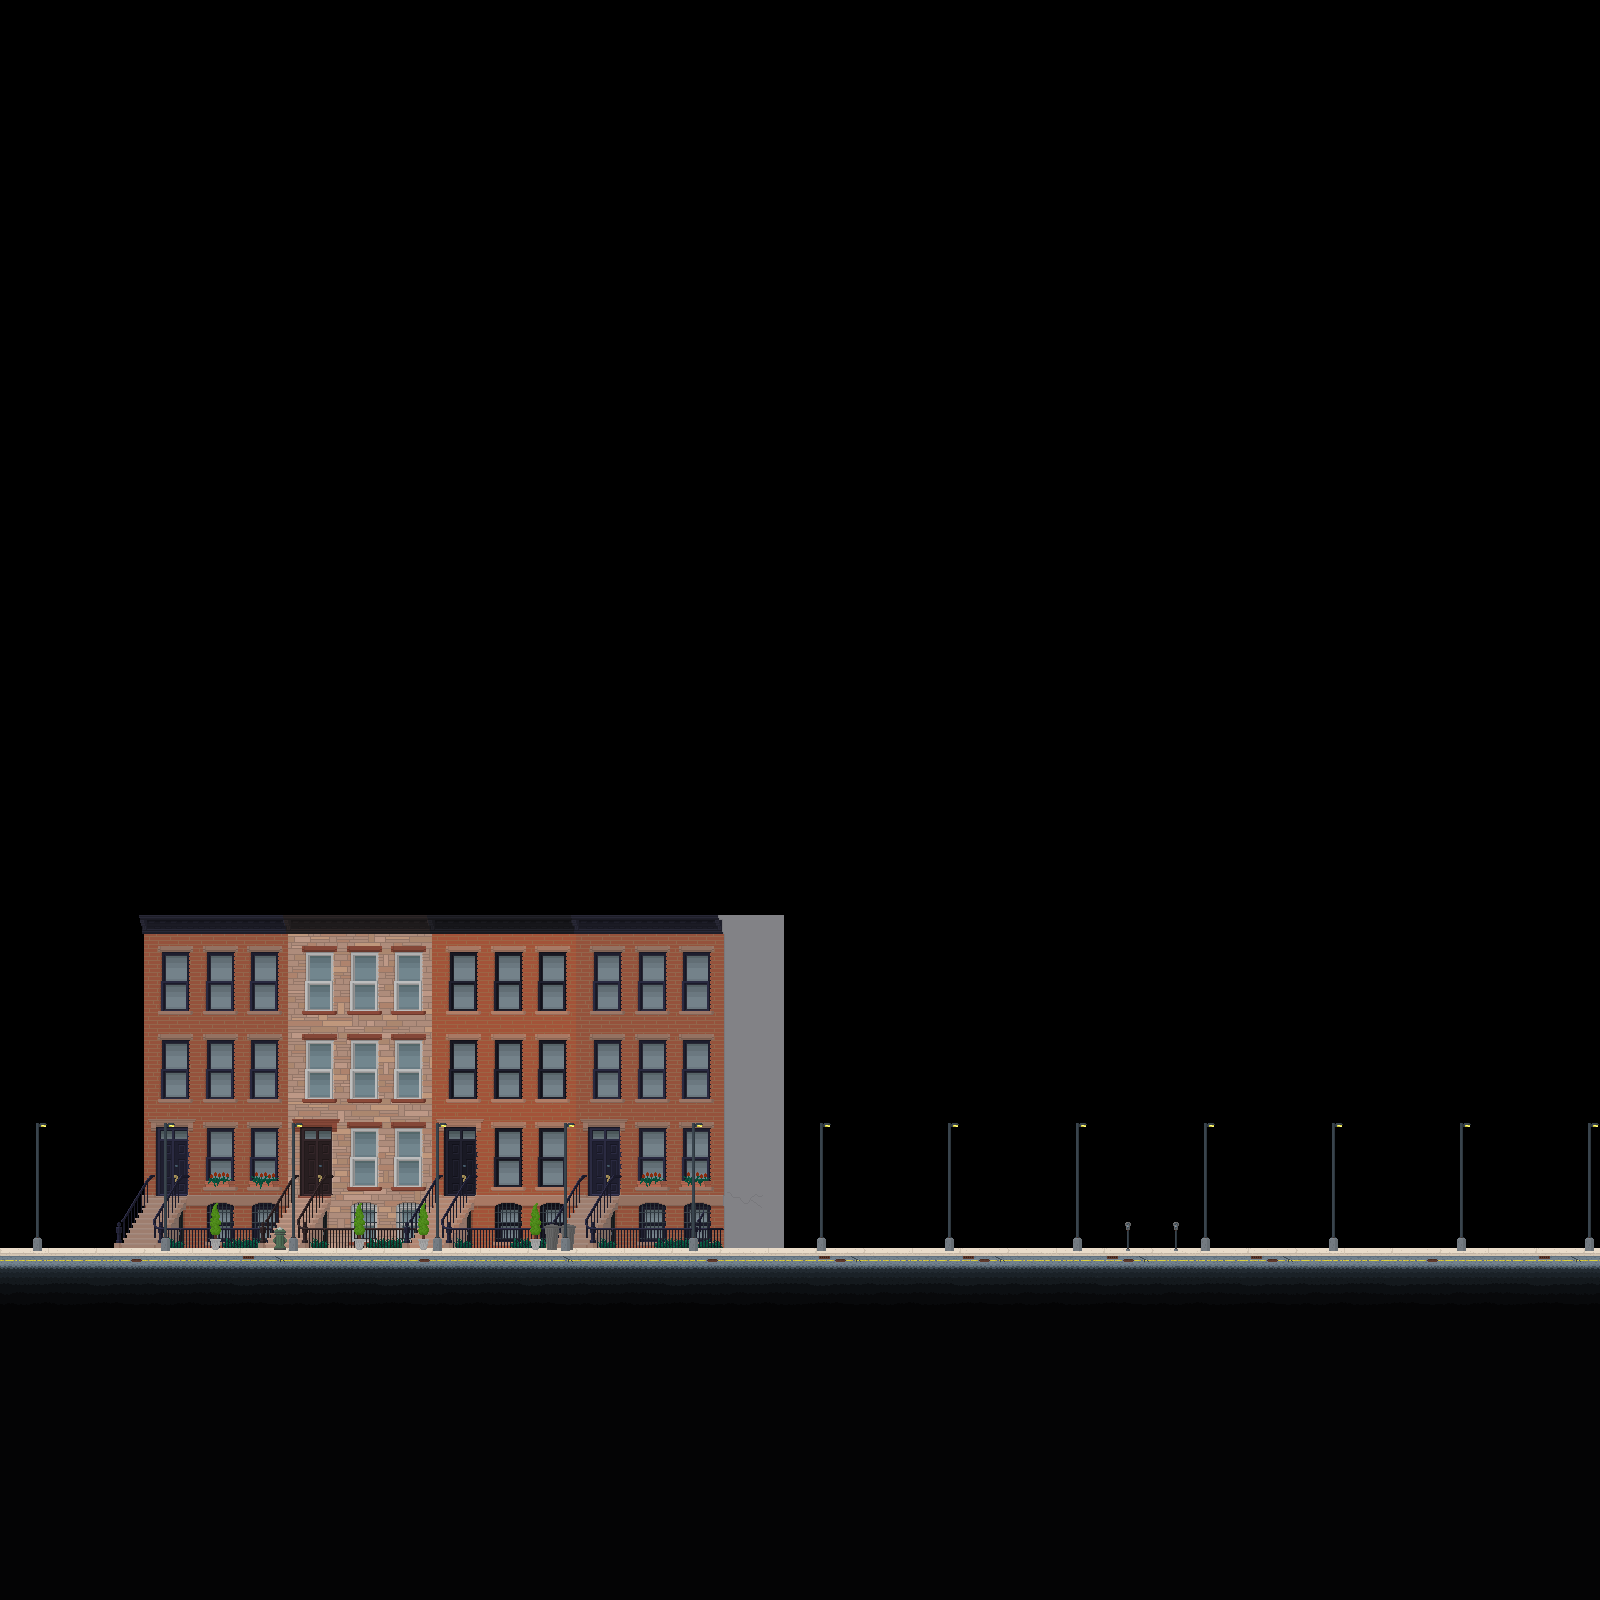

The image is a tile-based game level rendered from a .tmx file. Its description and source (layers, tilesets, objects; grid data summarised) follow:
An orthogonal 100x100 tile map with 16x16 px tiles, 5 tile layers (bg1, bg2, ground, objects, ...) and 1 object.

<map version="1.0" orientation="orthogonal" renderorder="right-down" width="100" height="100" tilewidth="16" tileheight="16" nextobjectid="57">
 <properties>
  <property name="ambient" value="DAYNIGHT" />
  <property name="bg" value="main" />
  <property name="bgm day" value="Bright Days" />
  <property name="bgm night" value="Midnight Waves" />
  <property name="name" value="Residential District N" />
  <property name="next" value="Crosswalk" />
  <property name="previous" value="Commercial District S" />
 </properties>
 <tileset firstgid="1" name="Tiledtest" tilewidth="16" tileheight="16" tilecount="7200">
  <image source="tilesets/residential.png" width="1152" height="1608" />
  <tile id="0">
   <properties>
    <property name="type" value="concrete" />
   </properties>
  </tile>
  <tile id="1">
   <properties>
    <property name="type" value="concrete" />
   </properties>
  </tile>
  <tile id="2">
   <properties>
    <property name="type" value="concrete" />
   </properties>
  </tile>
  <tile id="3">
   <properties>
    <property name="type" value="concrete" />
   </properties>
  </tile>
  <tile id="4">
   <properties>
    <property name="type" value="concrete" />
   </properties>
  </tile>
  <tile id="5">
   <properties>
    <property name="type" value="concrete" />
   </properties>
  </tile>
  <tile id="6">
   <properties>
    <property name="type" value="concrete" />
   </properties>
  </tile>
  <tile id="7">
   <properties>
    <property name="type" value="concrete" />
   </properties>
  </tile>
  <tile id="8">
   <properties>
    <property name="type" value="concrete" />
   </properties>
  </tile>
  <tile id="72">
   <properties>
    <property name="type" value="concrete" />
   </properties>
  </tile>
  <tile id="73">
   <properties>
    <property name="type" value="concrete" />
   </properties>
  </tile>
  <tile id="74">
   <properties>
    <property name="type" value="concrete" />
   </properties>
  </tile>
  <tile id="75">
   <properties>
    <property name="type" value="concrete" />
   </properties>
  </tile>
  <tile id="76">
   <properties>
    <property name="type" value="concrete" />
   </properties>
  </tile>
  <tile id="77">
   <properties>
    <property name="type" value="concrete" />
   </properties>
  </tile>
  <tile id="78">
   <properties>
    <property name="type" value="concrete" />
   </properties>
  </tile>
  <tile id="79">
   <properties>
    <property name="type" value="concrete" />
   </properties>
  </tile>
  <tile id="80">
   <properties>
    <property name="type" value="concrete" />
   </properties>
  </tile>
  <tile id="144">
   <properties>
    <property name="type" value="concrete" />
   </properties>
  </tile>
  <tile id="145">
   <properties>
    <property name="type" value="concrete" />
   </properties>
  </tile>
  <tile id="146">
   <properties>
    <property name="type" value="concrete" />
   </properties>
  </tile>
  <tile id="147">
   <properties>
    <property name="type" value="concrete" />
   </properties>
  </tile>
  <tile id="148">
   <properties>
    <property name="type" value="concrete" />
   </properties>
  </tile>
  <tile id="149">
   <properties>
    <property name="type" value="concrete" />
   </properties>
  </tile>
  <tile id="150">
   <properties>
    <property name="type" value="concrete" />
   </properties>
  </tile>
  <tile id="151">
   <properties>
    <property name="type" value="concrete" />
   </properties>
  </tile>
  <tile id="152">
   <properties>
    <property name="type" value="concrete" />
   </properties>
  </tile>
 </tileset>
 <layer name="bg1" width="100" height="100">
  <data>[10000 cells, 892 non-empty, 703 distinct tile ids]</data>
 </layer>
 <layer name="bg2" width="100" height="100">
  <data>[10000 cells, 214 non-empty, 189 distinct tile ids]</data>
 </layer>
 <layer name="ground" width="100" height="100">
  <data>[10000 cells, 2200 non-empty, 63 distinct tile ids]</data>
 </layer>
 <layer name="objects" width="100" height="100">
  <data>[10000 cells, 24 non-empty, 8 distinct tile ids]</data>
 </layer>
 <layer name="fg" width="100" height="100">
  <data>[10000 cells, 126 non-empty, 13 distinct tile ids]</data>
 </layer>
 <objectgroup name="entities" opacity="0.96">
  <properties>
   <property name="spawn" value="" />
  </properties>
  <object id="24" x="144" y="1232" width="16" height="16">
   <properties>
    <property name="spawn" value="" />
   </properties>
  </object>
 </objectgroup>
</map>
